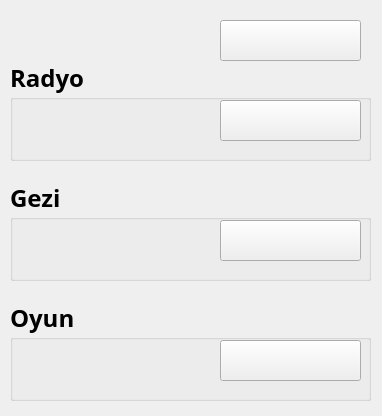
<?xml version="1.0" encoding="UTF-8"?>
<ui version="4.0">
 <class>MainWindow</class>
 <widget class="QMainWindow" name="MainWindow">
  <property name="geometry">
   <rect>
    <x>0</x>
    <y>0</y>
    <width>382</width>
    <height>416</height>
   </rect>
  </property>
  <property name="windowTitle">
   <string>MaM Sense</string>
  </property>
  <property name="windowIcon">
   <iconset>
    <normaloff>icons/MAMLOGO.png</normaloff>icons/MAMLOGO.png</iconset>
  </property>
  <widget class="QWidget" name="centralwidget">
   <widget class="QLabel" name="label">
    <property name="geometry">
     <rect>
      <x>-10</x>
      <y>0</y>
      <width>131</width>
      <height>41</height>
     </rect>
    </property>
    <property name="text">
     <string/>
    </property>
    <property name="pixmap">
     <pixmap>icons/MAMSENSE.png</pixmap>
    </property>
    <property name="scaledContents">
     <bool>true</bool>
    </property>
   </widget>
   <widget class="QPushButton" name="pushButton_73">
    <property name="geometry">
     <rect>
      <x>220</x>
      <y>20</y>
      <width>141</width>
      <height>41</height>
     </rect>
    </property>
    <property name="font">
     <font>
      <family>Century Gothic</family>
      <pointsize>20</pointsize>
      <weight>75</weight>
      <bold>true</bold>
     </font>
    </property>
    <property name="text">
     <string/>
    </property>
    <property name="icon">
     <iconset>
      <normaloff>icons/back.png</normaloff>icons/back.png</iconset>
    </property>
    <property name="iconSize">
     <size>
      <width>32</width>
      <height>32</height>
     </size>
    </property>
   </widget>
   <widget class="QGroupBox" name="groupBox">
    <property name="geometry">
     <rect>
      <x>10</x>
      <y>60</y>
      <width>361</width>
      <height>101</height>
     </rect>
    </property>
    <property name="font">
     <font>
      <family>Century Gothic</family>
      <pointsize>18</pointsize>
      <weight>75</weight>
      <bold>true</bold>
     </font>
    </property>
    <property name="title">
     <string>Radyo</string>
    </property>
    <widget class="QPushButton" name="pushButton">
     <property name="geometry">
      <rect>
       <x>210</x>
       <y>40</y>
       <width>141</width>
       <height>41</height>
      </rect>
     </property>
     <property name="text">
      <string/>
     </property>
     <property name="icon">
      <iconset>
       <normaloff>icons/go.png</normaloff>icons/go.png</iconset>
     </property>
     <property name="iconSize">
      <size>
       <width>32</width>
       <height>32</height>
      </size>
     </property>
    </widget>
   </widget>
   <widget class="QGroupBox" name="groupBox_2">
    <property name="geometry">
     <rect>
      <x>10</x>
      <y>300</y>
      <width>361</width>
      <height>101</height>
     </rect>
    </property>
    <property name="font">
     <font>
      <family>Century Gothic</family>
      <pointsize>18</pointsize>
      <weight>75</weight>
      <bold>true</bold>
     </font>
    </property>
    <property name="title">
     <string>Oyun</string>
    </property>
    <widget class="QPushButton" name="pushButton_2">
     <property name="geometry">
      <rect>
       <x>210</x>
       <y>40</y>
       <width>141</width>
       <height>41</height>
      </rect>
     </property>
     <property name="text">
      <string/>
     </property>
     <property name="icon">
      <iconset>
       <normaloff>icons/go.png</normaloff>icons/go.png</iconset>
     </property>
     <property name="iconSize">
      <size>
       <width>32</width>
       <height>32</height>
      </size>
     </property>
    </widget>
   </widget>
   <widget class="QGroupBox" name="groupBox_3">
    <property name="geometry">
     <rect>
      <x>10</x>
      <y>180</y>
      <width>361</width>
      <height>101</height>
     </rect>
    </property>
    <property name="font">
     <font>
      <family>Century Gothic</family>
      <pointsize>18</pointsize>
      <weight>75</weight>
      <bold>true</bold>
     </font>
    </property>
    <property name="title">
     <string>Gezi</string>
    </property>
    <widget class="QPushButton" name="pushButton_3">
     <property name="geometry">
      <rect>
       <x>210</x>
       <y>40</y>
       <width>141</width>
       <height>41</height>
      </rect>
     </property>
     <property name="text">
      <string/>
     </property>
     <property name="icon">
      <iconset>
       <normaloff>icons/go.png</normaloff>icons/go.png</iconset>
     </property>
     <property name="iconSize">
      <size>
       <width>32</width>
       <height>32</height>
      </size>
     </property>
    </widget>
   </widget>
  </widget>
 </widget>
 <resources/>
 <connections/>
</ui>
